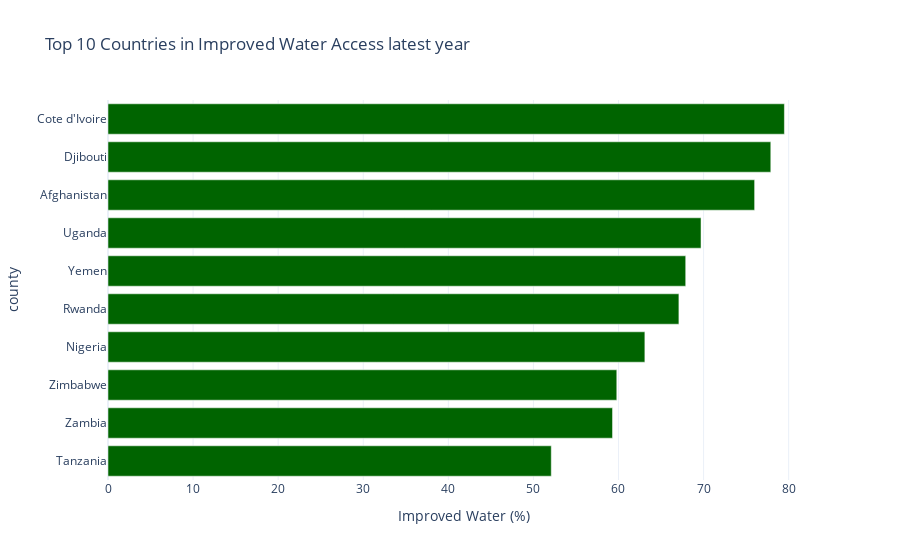

The notebook cell saved with this chart:
### Code cell
import plotly.express as px

latest_year = df['year'].max()
bottom_water = df[df['year'] == latest_year].sort_values(by='improved_wat_%').head(10)

fig = px.bar(
    bottom_water,
    x='improved_wat_%',
    y='county',
    title='Top 10 Countries in Improved Water Access latest year',
    labels={'improved_wat_%': 'Improved Water (%)'},
    orientation='h',
    template='plotly_white',
    color_discrete_sequence=['darkgreen']
)

fig.update_yaxes(categoryorder='total ascending')
fig.show()
fig.write_image("top_10_countries_improved_water.png")

### Figure 1 — Plotly figure (JSON) as saved in the notebook; plotly's stock layout.template omitted (floating-point values rounded to 4 significant figures)
{"data": [{"hovertemplate": "Improved Water (%)=%{x}<br>county=%{y}<extra></extra>", "legendgroup": "", "marker": {"color": "darkgreen", "pattern": {"shape": ""}}, "name": "", "orientation": "h", "showlegend": false, "textposition": "auto", "type": "bar", "x": [52.1, 59.3, 59.8, 63.1, 67.1, 67.9, 69.7, 76.0, 77.9, 79.5], "xaxis": "x", "y": ["Tanzania", "Zambia", "Zimbabwe", "Nigeria", "Rwanda", "Yemen", "Uganda", "Afghanistan", "Djibouti", "Cote d'Ivoire"], "yaxis": "y"}], "layout": {"autosize": true, "barmode": "relative", "legend": {"tracegroupgap": 0}, "title": {"text": "Top 10 Countries in Improved Water Access latest year"}, "xaxis": {"anchor": "y", "autorange": true, "domain": [0, 1], "range": [0, 83.68], "title": {"text": "Improved Water (%)"}, "type": "linear"}, "yaxis": {"anchor": "x", "autorange": true, "categoryorder": "total ascending", "domain": [0, 1], "range": [-0.5, 9.5], "title": {"text": "county"}, "type": "category"}}}
